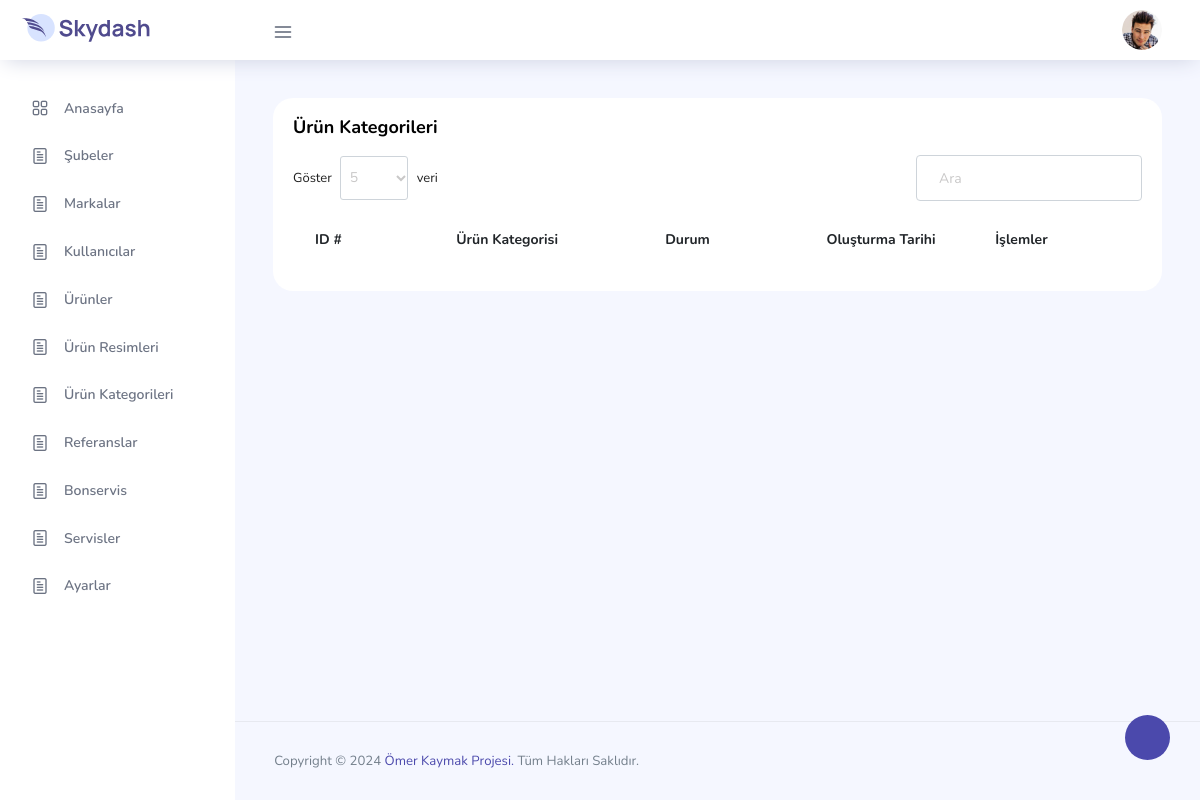
Page /index.php/product_categories on the earlier database version.
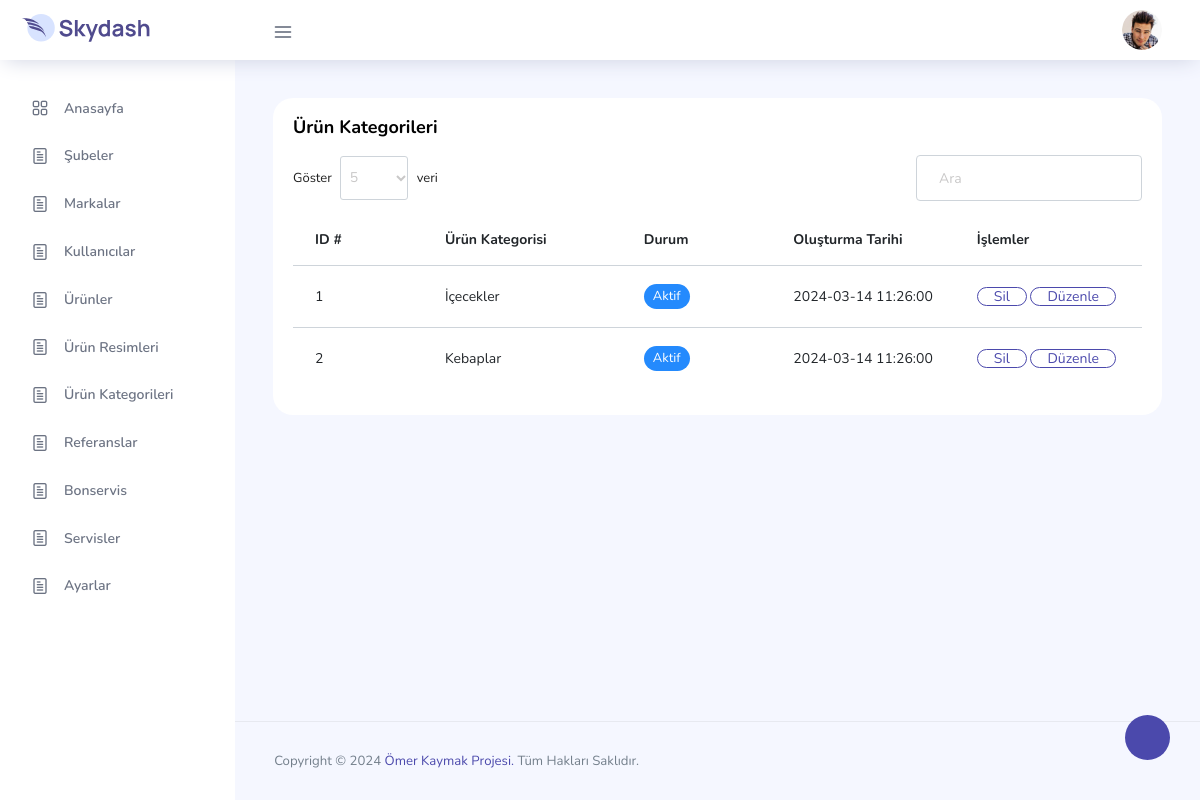
Same page on the later database version.
### tables this page shows
CREATE TABLE IF NOT EXISTS `product_categories` (
  `id` int NOT NULL AUTO_INCREMENT,
  `title` varchar(150) NOT NULL,
  `is_active` tinyint NOT NULL DEFAULT '1',
  `created_at` timestamp NOT NULL DEFAULT CURRENT_TIMESTAMP,
  PRIMARY KEY (`id`)
);

### application/controllers/Product_Categories.php (called while the page is built, shortened)
<?php
class Product_Categories extends CI_Controller {
	public function __construct()
	{
		$this->load->model('M_Product_Categories');
	}
	public function index()
	{
		$data['product_categories'] = $this->M_Product_Categories->getAll();
		$this->load->view('v_product_categories/index', $data);
	}
}

### index.php (called while the page is built, shortened)
<?php
require_once BASEPATH.'core/CodeIgniter.php';

### application/models/M_Product_Categories.php (called while the page is built, shortened)
<?php
class M_Product_Categories extends CI_Model{
	public function getAll($order = 'id ASC'){
		return $this->db->order_by($order)->get('product_categories')->result();
	}
}

### application/views/v_product_categories/index.php (the view, shortened to what this page needs)
	<?php $this->load->view("inc/navbar"); ?>
	<div class="container-fluid page-body-wrapper">
		<?php $this->load->view("inc/settings_panel"); ?>
		<?php $this->load->view("inc/sidebar"); ?>
		<div class="main-panel">
			<div class="content-wrapper">
				<div class="card">
					<div class="card-body">
						<h4 class="card-title">Ürün Kategorileri</h4>
						<div class="row">
							<div class="col-12">
								<div class="table-responsive">
									<div id="order-listing_wrapper" class="dataTables_wrapper dt-bootstrap5 no-footer">
										<div class="row">
											<div class="col-sm-12 col-md-6">
												<div class="dataTables_length" id="order-listing_length"><label>Göster
														<select name="order-listing_length"
																aria-controls="order-listing"
																class="form-select form-select-sm">
															<option value="5">5</option>
														</select> veri</label></div>
											</div>
											<div class="col-sm-12 col-md-6">
												<div id="order-listing_filter" class="dataTables_filter"><label><input
															type="search" class="form-control" placeholder="Ara"
															aria-controls="order-listing"></label>
												</div>
											</div>
										</div>
										<div class="row dt-row">
											<div class="col-sm-12">
												<table id="order-listing" class="table dataTable no-footer"
													   aria-describedby="order-listing_info">
													<thead>
													<tr>
														<th class="sorting sorting_asc" tabindex="0"
															aria-controls="order-listing" rowspan="1" colspan="1"
															aria-label="ID #: activate to sort column descending"
															style="width: 109.406px;" aria-sort="ascending">ID #
														</th>
														<th class="sorting" tabindex="0" aria-controls="order-listing"
															rowspan="1" colspan="1"
															aria-label="Ürün Kategorisi: activate to sort column ascending"
															style="width: 174.75px;">Ürün Kategorisi
														</th>
														<th class="sorting" tabindex="0" aria-controls="order-listing"
															rowspan="1" colspan="1"
															aria-label="Durum: activate to sort column ascending"
															style="width: 130.109px;">Durum
														</th>
														<th class="sorting" tabindex="0" aria-controls="order-listing"
															rowspan="1" colspan="1"
															aria-label="Oluşturma Tarihi: activate to sort column ascending"
															style="width: 119.219px;">Oluşturma Tarihi
														</th>
														<th class="sorting" tabindex="0" aria-controls="order-listing"
															rowspan="1" colspan="1"
															aria-label="İşlemler: activate to sort column ascending"
															style="width: 137.609px;">İşlemler
														</th>
													</tr>
													</thead>
													<tbody>
													<?php foreach ($product_categories as $product_category) { ?>
														<tr class="odd">
															<td class="sorting_1"><?php echo $product_category->id; ?></td>
															<td><?php echo $product_category->title; ?></td>
															<td>
																<label class="badge badge-info"><?php echo $product_category->is_active==0 ? "Pasif" : "Aktif"; ?></label>
															</td>
															<td><?php echo $product_category->created_at; ?></td>
															<td>
																<button class="btn btn-outline-primary">Sil</button>
																<button class="btn btn-outline-primary">Düzenle</button>
															</td>
														</tr>
													<?php } ?>
													</tbody>
												</table>
											</div>
										</div>
									</div>
								</div>
							</div>
						</div>
					</div>
				</div>
			</div>
			<?php $this->load->view("inc/footer"); ?>
		</div>
	</div>
</div>
</body>
</html>

### application/views/inc/navbar.php (shortened to what this page needs)
<!DOCTYPE html>
<html lang="en">
<head>
	<link rel="stylesheet" href="<?php echo base_url("assets/"); ?>vendors/feather/feather.css">
	<link rel="stylesheet" href="<?php echo base_url("assets/"); ?>vendors/ti-icons/css/themify-icons.css">
	<link rel="stylesheet" href="<?php echo base_url("assets/"); ?>vendors/css/vendor.bundle.base.css">
	<link rel="stylesheet"
		  href="<?php echo base_url("assets/"); ?>vendors/datatables.net-bs4/dataTables.bootstrap4.css">
	<link rel="stylesheet" href="<?php echo base_url("assets/"); ?>vendors/ti-icons/css/themify-icons.css">
	<link rel="stylesheet" type="text/css" href="<?php echo base_url("assets/"); ?>js/select.dataTables.min.css">
	<link rel="stylesheet" href="<?php echo base_url("assets/"); ?>css/vertical-layout-light/style.css">
</head>
<body>
<div class="container-scroller">
<nav class="navbar col-lg-12 col-12 p-0 fixed-top d-flex flex-row">
	<div class="text-center navbar-brand-wrapper d-flex align-items-center justify-content-center">
		<a class="navbar-brand brand-logo mr-5" href="index.html"><img src="<?php echo base_url("assets/");?>images/logo.svg" class="mr-2" alt="logo"/></a>
	</div>
	<div class="navbar-menu-wrapper d-flex align-items-center justify-content-end">
		<button class="navbar-toggler navbar-toggler align-self-center" type="button" data-toggle="minimize">
			<span class="icon-menu"></span>
		</button>
		<ul class="navbar-nav navbar-nav-right">
			<li class="nav-item nav-profile dropdown">
				<a class="nav-link dropdown-toggle" href="#" data-toggle="dropdown" id="profileDropdown">
					<img src="<?php echo base_url("assets/");?>images/faces/face28.jpg" alt="profile"/>
				</a>
			</li>
		</ul>
	</div>
</nav>

### application/views/inc/settings_panel.php (shortened to what this page needs)
<div class="theme-setting-wrapper">
	<div id="settings-trigger"><i class="ti-settings"></i></div>
</div>

### application/views/inc/sidebar.php
<nav class="sidebar sidebar-offcanvas" id="sidebar">
	<ul class="nav">
		<li class="nav-item">
			<a class="nav-link" href="<?php echo base_url("Dashboard/index")?>">
				<i class="icon-grid menu-icon"></i>
				<span class="menu-title">Anasayfa</span>
			</a>
		</li>
		<li class="nav-item">
			<a class="nav-link" href="<?php echo base_url("Branches/index")?>">
				<i class="icon-paper menu-icon"></i>
				<span class="menu-title">Şubeler</span>
			</a>
		</li>
		<li class="nav-item">
			<a class="nav-link" href="<?php echo base_url("Brands/index")?>">
				<i class="icon-paper menu-icon"></i>
				<span class="menu-title">Markalar</span>
			</a>
		</li>
		<li class="nav-item">
			<a class="nav-link" href="<?php echo base_url("Users/index")?>">
				<i class="icon-paper menu-icon"></i>
				<span class="menu-title">Kullanıcılar</span>
			</a>
		</li>
		<li class="nav-item">
			<a class="nav-link" href="<?php echo base_url("Products/index")?>">
				<i class="icon-paper menu-icon"></i>
				<span class="menu-title">Ürünler</span>
			</a>
		</li>
		<li class="nav-item">
			<a class="nav-link" href="<?php echo base_url("Product_Images/index")?>">
				<i class="icon-paper menu-icon"></i>
				<span class="menu-title">Ürün Resimleri</span>
			</a>
		</li>
		<li class="nav-item">
			<a class="nav-link" href="<?php echo base_url("Product_Categories/index")?>">
				<i class="icon-paper menu-icon"></i>
				<span class="menu-title">Ürün Kategorileri</span>
			</a>
		</li>
		<li class="nav-item">
			<a class="nav-link" href="<?php echo base_url("References/index")?>">
				<i class="icon-paper menu-icon"></i>
				<span class="menu-title">Referanslar</span>
			</a>
		</li>
		<li class="nav-item">
			<a class="nav-link" href="<?php echo base_url("Testimonials/index")?>">
				<i class="icon-paper menu-icon"></i>
				<span class="menu-title">Bonservis</span>
			</a>
		</li>
		<li class="nav-item">
			<a class="nav-link" href="<?php echo base_url("Services/index")?>">
				<i class="icon-paper menu-icon"></i>
				<span class="menu-title">Servisler</span>
			</a>
		</li>
		<li class="nav-item">
			<a class="nav-link" href="<?php echo base_url("Settings/index")?>">
				<i class="icon-paper menu-icon"></i>
				<span class="menu-title">Ayarlar</span>
			</a>
		</li>
	</ul>
</nav>

### application/views/inc/footer.php
<footer class="footer">
	<div class="d-sm-flex justify-content-center justify-content-sm-between">
		<span class="text-muted text-center text-sm-left d-block d-sm-inline-block">Copyright © 2024 <a href="https://www.kaymakdev.com.tr/" target="_blank">Ömer Kaymak Projesi. </a>Tüm Hakları Saklıdır.</span>
	</div>
</footer>

Differences in the rows shown:
added product_categories: id "1", title "İçecekler", is_active "Aktif", created_at "2024-03-14 11:26:00"
added product_categories: id "2", title "Kebaplar", is_active "Aktif", created_at "2024-03-14 11:26:00"
